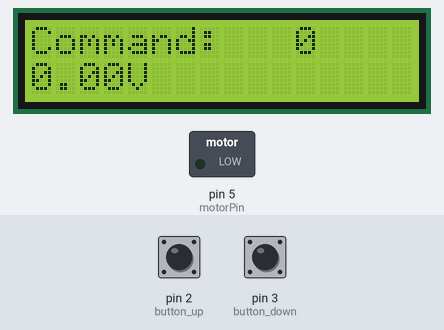
This sketch was run on a simulated Arduino Uno, built with avr-gcc and run on an emulated ATmega328P. Shown: 16×2 character LCD, switched loads named in the sketch (green lamp = pin HIGH). Inputs (shaded band) come from the test bench; at power-on: pin 2 (button_up) HIGH, pin 3 (button_down) HIGH.

Above: at 1.2 s.
1.3 s: pin 2 (button_up) pulled LOW for 0.65 s
At 2.0 s:
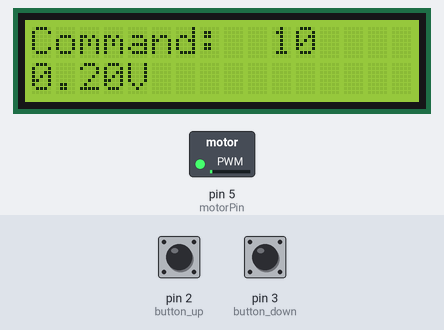
3.4 s: pin 2 (button_up) pulled LOW for 1 s
At 4.8 s:
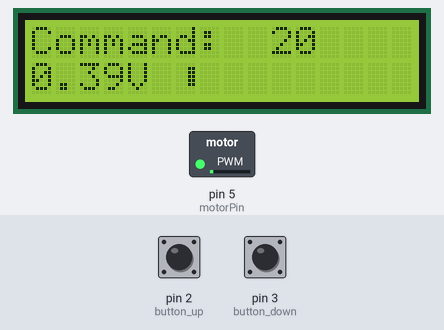
5.9 s: pin 2 (button_up) pulled LOW for 0.65 s
At 7.0 s:
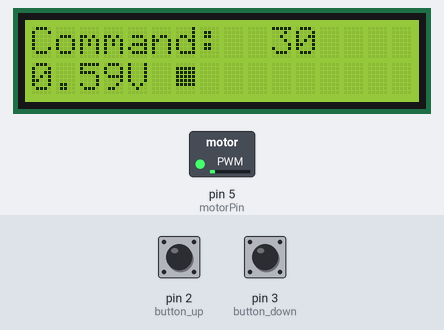
8.0 s: pin 3 (button_down) pulled LOW for 0.65 s
At 8.7 s:
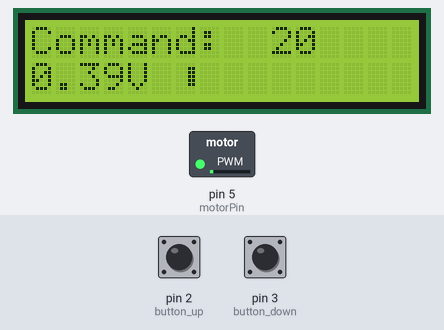
10.1 s: pin 3 (button_down) pulled LOW for 1 s
At 11.5 s:
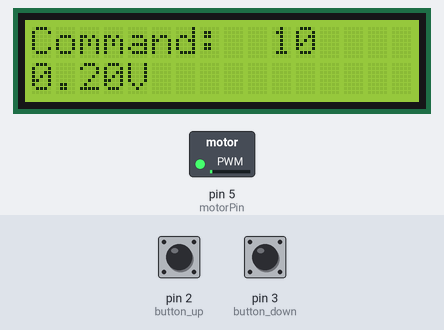
12.6 s: pin 2 (button_up) pulled LOW for 3.2 s
At 13.7 s:
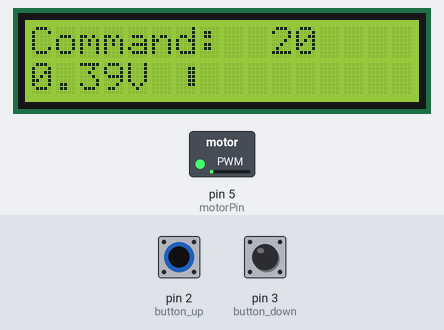
Timing chart, 0 to 15.6 s (numbered marks = the images above; inputs shaded):
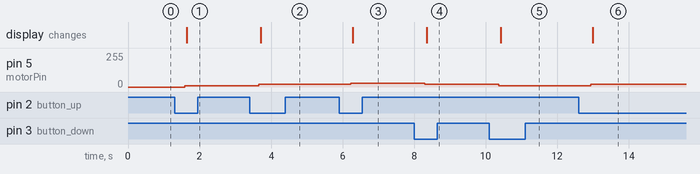

The sketch:

Speed_Control_of_a_DC_motor.ino
```cpp
#include <LiquidCrystal.h>

#define button_up 2
#define button_down 3
#define motorPin 5

LiquidCrystal lcd(12, NULL, 11, 10, 9, 8, 7);
byte intreg[8] = {

  B00000,
  B11111,
  B11111,
  B11111,
  B11111,
  B11111,
  B00000,

};  //segment de bara plin (2 unitati)

byte gol[8] = {

  B00000,
  B00000,
  B00000,
  B00000,
  B00000,
  B00000,
  B00000,
  B00000,
};  //segment de bara gol

byte inceput[8] = {


  B00000,
  B00000,
  B00000,
  B00000,
  B00000,
  B00000,
  B00000,
  B00000,
};  //segmentul de inceput de bara gol

byte jumate[8] = {


  B00000,
  B00011,
  B00011,
  B00011,
  B00011,
  B00011,
  B00000,
};  //segmentul de inceput de bara numai jumatate

byte sfarsit[8] = {


  B00000,
  B00000,
  B00000,
  B00000,
  B00000,
  B00000,
  B00000,
  B00000,
};  //segmentul de sfarsit de bara gol

byte sfarsitjumatate[8] = {

  B00000,
  B00110,
  B00110,
  B00110,
  B00110,
  B00110,
  B00000,
};  //segmentul de sfarsit de bara jumatate

volatile int valoare = 0;
float tensiune = 0;
int last_buttonStateUp = LOW;
int last_buttonStatedown =LOW;
void setup()
{

  pinMode(button_up,INPUT_PULLUP);  //activez pull-up intern pentru a nu mai folosi rezistenta pe placuta
  pinMode(button_down,INPUT_PULLUP);

  pinMode(motorPin,OUTPUT);


  lcd.begin(16, 2);
  lcd.noCursor();
  lcd.createChar(0, inceput);
  lcd.createChar(1, sfarsit);
  lcd.createChar(2, jumate);
  lcd.createChar(3, intreg);
  lcd.createChar(4, gol);
  lcd.createChar(5, sfarsitjumatate);
}

void loop()
{
  lcd.setCursor(0, 0);
  lcd.print("Command: ");
  if(valoare < 10)   lcd.print(" ");
  if(valoare < 100)  lcd.print(" ");

  lcd.print(valoare);  //PWM-ul curent
  lcd.print(" ");
  tensiune = (valoare * 5.0) / 256.0;
  lcd.setCursor(0, 1);
  lcd.print(tensiune);  //tensiunea curenta
  lcd.print("V");
  lcd.print(" ");
  if(tensiune >= 0.55)   lcd.write((byte)3);
  else
  {
    if(tensiune >= 0.30)  lcd.write((byte)2);
    else lcd.write((byte)0);
  }

  for(int i = 0; i < 7; i++)
  {
    if(tensiune >= 1.1 + i * 0.55)  lcd.write((byte)3);
    else
    {
      if(tensiune >= 30 + i * 0.55)  lcd.write((byte)2);
      else lcd.write((byte)4);
    }
  }

  if(tensiune >= 4.95)  lcd.write((byte)1);
  else
  {
    if(tensiune >= 4.7)  lcd.write((byte)5);
    else lcd.write((byte)1);
  }

  delay(500);

//Handle button_up
  byte buttonStateUp = digitalRead(button_up);

  if (buttonStateUp != last_buttonStateUp) {
    last_buttonStateUp = buttonStateUp;

    if (buttonStateUp == LOW && valoare < 255) {
      valoare = valoare + 10;
      analogWrite(motorPin, valoare);
      delay(50);
    }
  }

  // Handle button_down
  byte buttonStatedown = digitalRead(button_down);

  if (buttonStatedown != last_buttonStatedown) {
    last_buttonStatedown = buttonStatedown;

    if (buttonStatedown == LOW && valoare > 0) {
      valoare = valoare - 10;
      analogWrite(motorPin, valoare);
      delay(50);
    }
  }
}
```

Measured:
- after the input at 1.3 s, pin 5 (motorPin): 0/255 → 10/255 after 0.28 s; the display: changes after 0.34 s (image 1)
- after the input at 3.4 s, pin 5 (motorPin): 10/255 → 20/255 after 0.25 s; the display: changes after 0.31 s (image 2)
- after the input at 5.9 s, pin 5 (motorPin): 20/255 → 30/255 after 0.32 s; the display: changes after 0.38 s (image 3)
- after the input at 8.0 s, pin 5 (motorPin): 30/255 → 20/255 after 0.29 s; the display: changes after 0.35 s (image 4)
- after the input at 10.1 s, pin 5 (motorPin): 20/255 → 10/255 after 0.26 s; the display: changes after 0.32 s (image 5)
- after the input at 12.6 s, pin 5 (motorPin): 10/255 → 20/255 after 0.33 s; the display: changes after 0.39 s (image 6)
